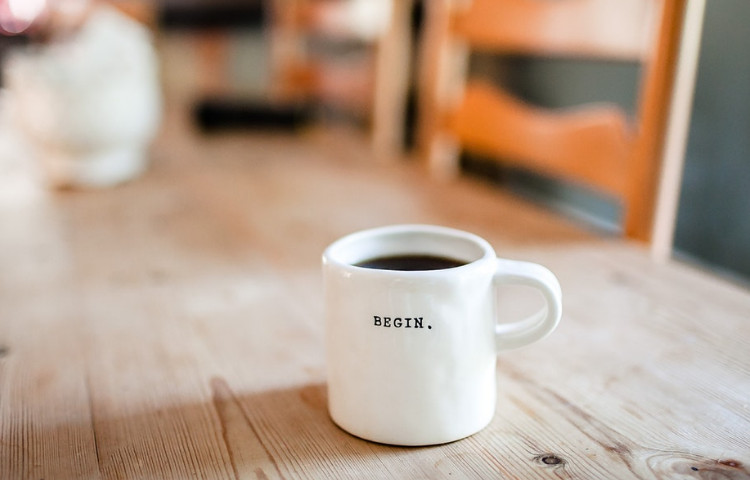
#> input picture img_source/Images/cup.jpg, 750 x 480 px, found by its file name
$ python pre_processing_east.py
#> lines starting #> are read from the running program, lines starting #| are printed output that depends on the picture; long printed decimals are rounded
import cv2
import numpy as np
from imutils.object_detection import non_max_suppression

detector = r'C:\Users\berat\Downloads\drive-download-20220725T100439Z-001\Models\frozen_east_text_detection.pb'

width, height = 320, 320
image = r'C:\Users\berat\Downloads\drive-download-20220725T100439Z-001\Images\cup.jpg'

img = cv2.imread(image)
#> img is the input picture: shape (480, 750, 3); mean B, G, R 142.6, 159.8, 182.4

original = img.copy()

H = img.shape[0]
#> H = 480
W = img.shape[1]
#> W = 750
print(H, W)
#| 480 750

proportion_W = W / float(width)
#> proportion_W = 2.34
proportion_H = H / float(height)
#> proportion_H = 1.5
print(proportion_W, proportion_H)
#| 2.344 1.5

img = cv2.resize(img, (width, height))
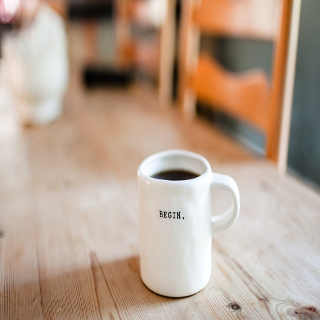
#> img: shape (320, 320, 3); mean B, G, R 142.5, 159.8, 182.3
H = img.shape[0]
#> H = 320
W = img.shape[1]
#> W = 320
print(H, W)
#| 320 320

cv2.imshow('ocr', img)
cv2.waitKey(0)

$ run again, with img_source/Images/book01.jpg copied over img_source/Images/cup.jpg
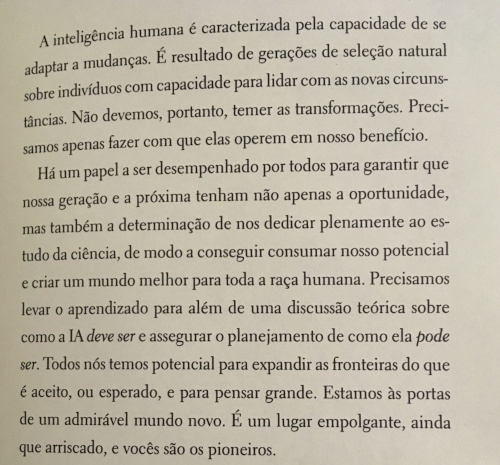
#> input picture img_source/Images/book01.jpg, 500 x 465 px, found by its file name
#> img is the input picture: shape (465, 500, 3); mean B, G, R 164.1, 180.2, 186.4
#| 465 500
#| 1.5625 1.453
#> `img = cv2.resize(img, (width, height))`:
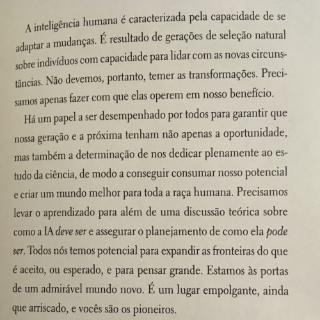
#> img: shape (320, 320, 3); mean B, G, R 163.9, 180.1, 186.2
#| 320 320

$ run again, with img_source/Images/book02.jpg copied over img_source/Images/cup.jpg
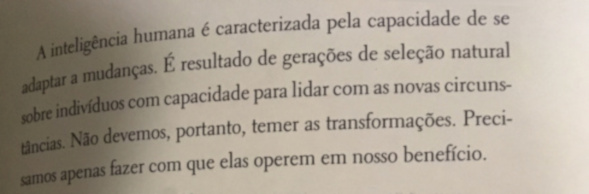
#> input picture img_source/Images/book02.jpg, 589 x 194 px, found by its file name
#> img is the input picture: shape (194, 589, 3); mean B, G, R 147.2, 160.9, 170.4
#| 194 589
#| 1.841 0.6062
#> `img = cv2.resize(img, (width, height))`:
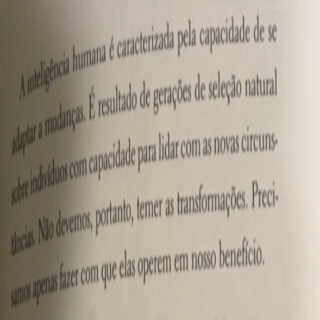
#> img: shape (320, 320, 3); mean B, G, R 147.1, 160.8, 170.2
#| 320 320

$ run again, with img_source/Images/book_adaptative.jpg copied over img_source/Images/cup.jpg
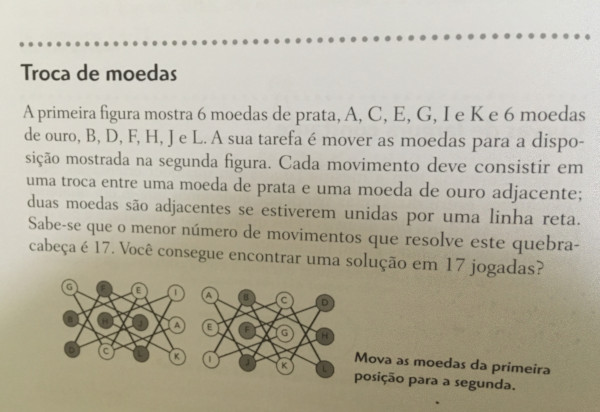
#> input picture img_source/Images/book_adaptative.jpg, 600 x 412 px, found by its file name
#> img is the input picture: shape (412, 600, 3); mean B, G, R 159.8, 176.4, 181.6
#| 412 600
#| 1.875 1.2875
#> `img = cv2.resize(img, (width, height))`:
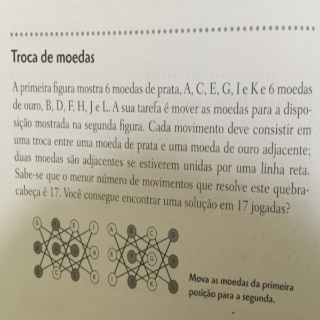
#> img: shape (320, 320, 3); mean B, G, R 159.7, 176.3, 181.5
#| 320 320
